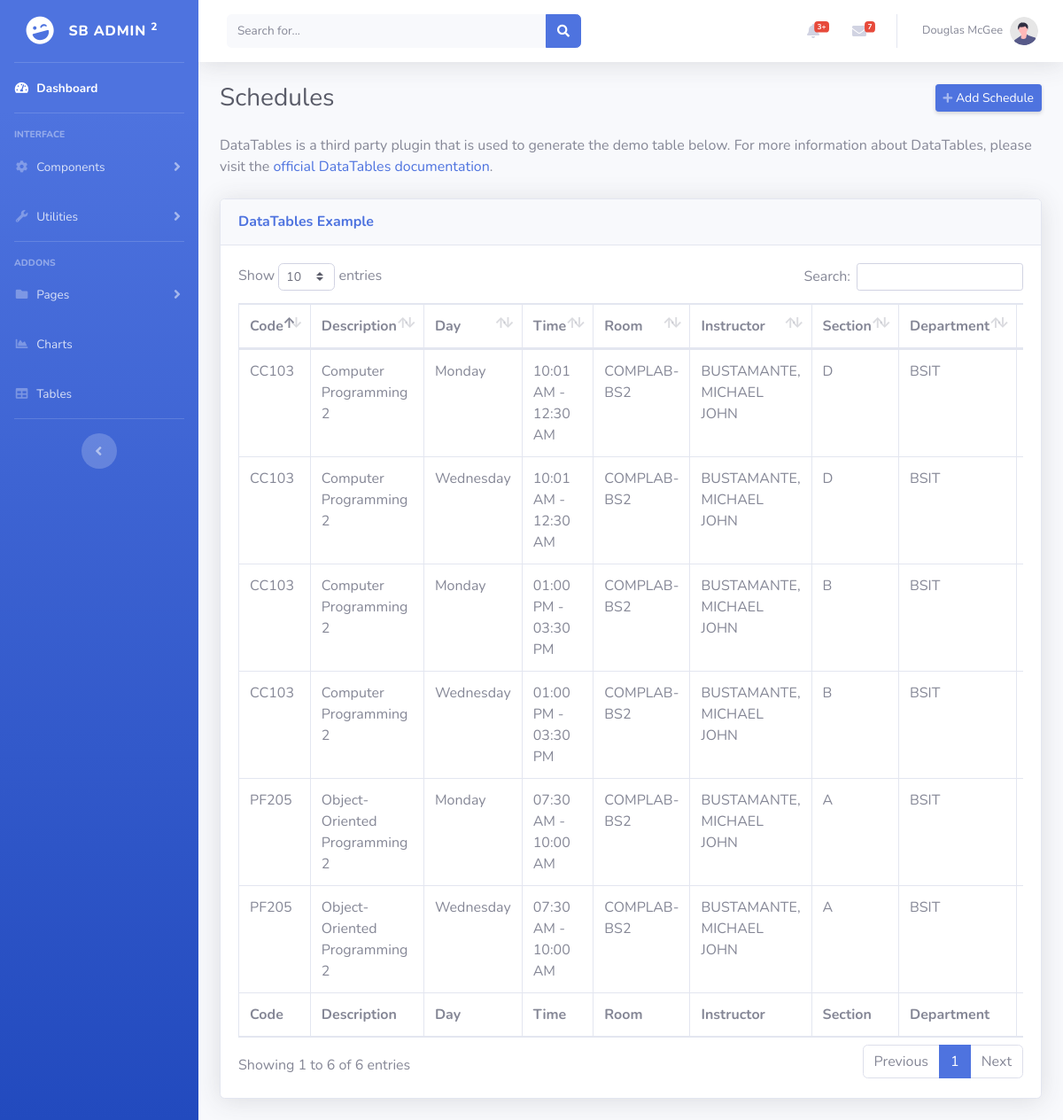
/admin/sched-table.php, run on an earlier commit of the app's database.
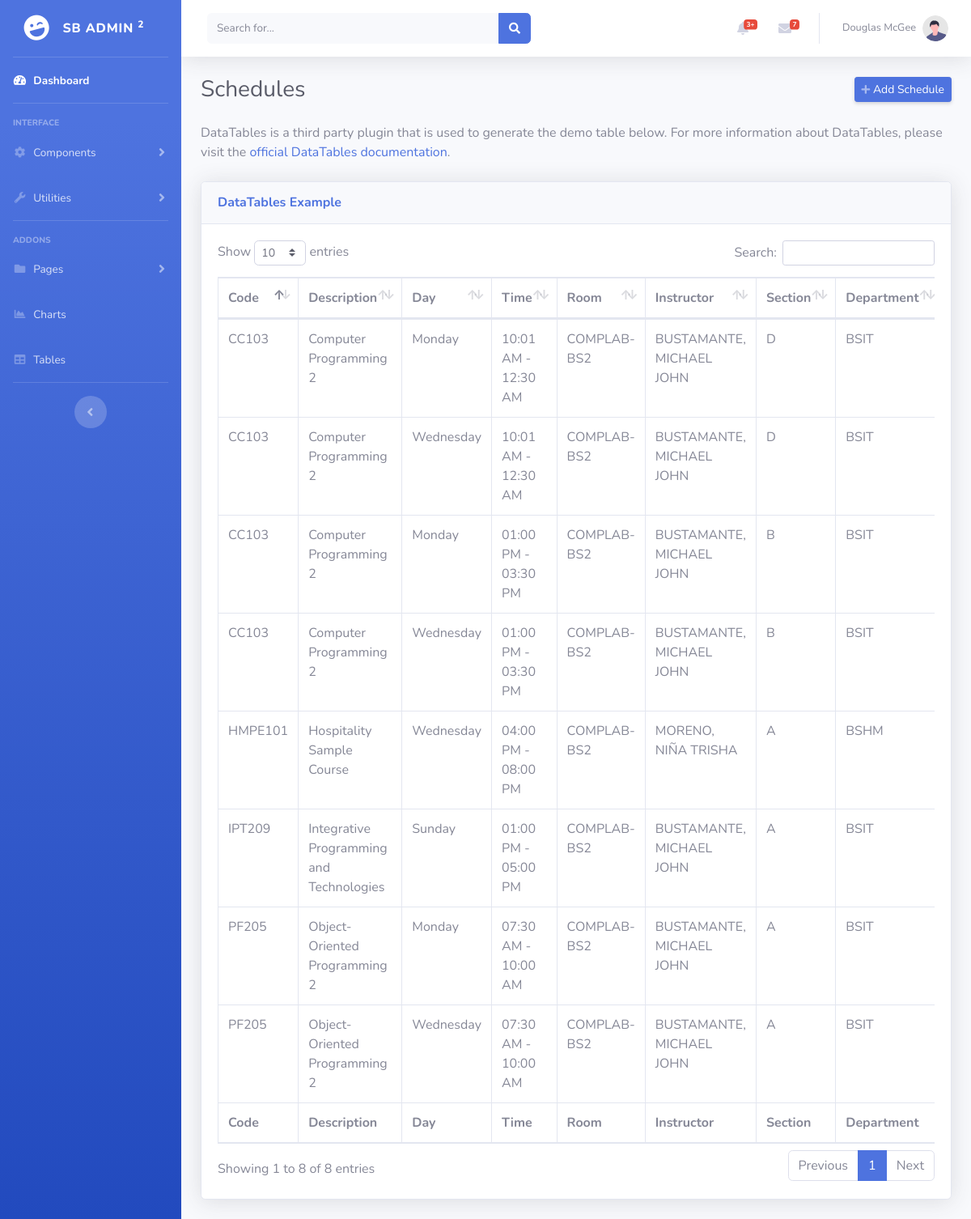
And on a later commit of the database.
### tables this page shows
CREATE TABLE `tbl_sched` (
  `sched_id` int(10) NOT NULL,
  `sy_id` int(10) NOT NULL,
  `sem_id` int(10) NOT NULL,
  `ins_id` int(10) NOT NULL,
  `sbj_id` int(50) NOT NULL,
  `day_id` int(10) NOT NULL,
  `yr_id` int(10) NOT NULL,
  `sec_id` int(10) NOT NULL,
  `start_time` time NOT NULL,
  `end_time` time NOT NULL,
  `room_id` int(10) NOT NULL,
  `course_id` int(10) NOT NULL
);

CREATE TABLE `tbl_subject` (
  `sbj_id` int(10) NOT NULL,
  `sbj_code` varchar(20) NOT NULL,
  `sbj_desc` varchar(300) NOT NULL,
  `lab_units` int(10) NOT NULL,
  `lec_units` int(10) NOT NULL
);

CREATE TABLE `tbl_day` (
  `day_id` int(10) NOT NULL,
  `day_desc` varchar(50) NOT NULL
);

CREATE TABLE `tbl_room` (
  `room_id` int(10) NOT NULL,
  `room_desc` varchar(50) NOT NULL
);

CREATE TABLE `tbl_instructor` (
  `ins_id` int(10) NOT NULL,
  `ins_name` varchar(50) NOT NULL,
  `ins_dept` varchar(50) NOT NULL,
  `ins_status` varchar(20) NOT NULL
);

CREATE TABLE `tbl_section` (
  `sec_id` int(10) NOT NULL,
  `sec_desc` varchar(10) NOT NULL
);

CREATE TABLE `tbl_course` (
  `course_id` int(20) NOT NULL,
  `course_code` varchar(20) NOT NULL,
  `course_desc` varchar(200) NOT NULL
);

### admin/sched-table.php (the view, shortened to what this page needs)
<?php
include_once '../templates/header.php';
?>
                <div class="container-fluid">
                <div class="d-sm-flex align-items-center justify-content-between mb-4">
                        <h1 class="h3 mb-0 text-gray-800">Schedules</h1>
                        <a href="add-sched.php" class="d-none d-sm-inline-block btn btn-sm btn-primary shadow-sm"><i
                                class="fas fa-plus fa-sm text-white-50"></i> Add Schedule</a>
                    </div>
                    <p class="mb-4">DataTables is a third party plugin that is used to generate the demo table below.
                        For more information about DataTables, please visit the <a target="_blank"
                            href="https://datatables.net">official DataTables documentation</a>.</p>
                    <div class="card shadow mb-4">
                        <div class="card-header py-3">
                            <h6 class="m-0 font-weight-bold text-primary">DataTables Example</h6>
                        </div>
                        <div class="card-body">
                            <div class="table-responsive">
                                <table class="table table-bordered" id="dataTable" width="100%" cellspacing="0">
                                    <thead>
                                        <tr>
                                        <th>Code</th>
                                        <th>Description</th>
                                        <th>Day</th>
                                        <th>Time</th>
                                        <th>Room</th>
                                        <th>Instructor</th>
                                        <th>Section</th>
                                        <th>Department</th>
                                        <th>Action</th>
                                        </tr>
                                    </thead>
                                    <tfoot>
                                        <tr>
                                        <th>Code</th>
                                        <th>Description</th>
                                        <th>Day</th>
                                        <th>Time</th>
                                        <th>Room</th>
                                        <th>Instructor</th>
                                        <th>Section</th>
                                        <th>Department</th>
                                        <th>Action</th>
                                        </tr>
                                    </tfoot>
                                    <tbody>
                                    <?php
                                        $database = new Connection();
                                        $db = $database->open();
                                        try{
                                            $sql = 'SELECT *
                                                    FROM tbl_sched
                                                    INNER JOIN tbl_subject
                                                    ON tbl_sched.sbj_id = tbl_subject.sbj_id
                                                    INNER JOIN tbl_day
                                                    ON tbl_sched.day_id = tbl_day.day_id
                                                    INNER JOIN tbl_room
                                                    ON tbl_sched.room_id = tbl_room.room_id
                                                    INNER JOIN tbl_instructor
                                                    ON tbl_sched.ins_id = tbl_instructor.ins_id
                                                    INNER JOIN tbl_section
                                                    ON tbl_sched.sec_id = tbl_section.sec_id
                                                    INNER JOIN tbl_course
                                                    ON tbl_sched.course_id = tbl_course.course_id';
                                            foreach ($db->query($sql) as $row) {
                                            ?>
                                                <tr>
                                                    <td><?php echo $row["sbj_code"]?></td>
                                                    <td><?php echo $row["sbj_desc"]?></td>
                                                    <td><?php echo $row["day_desc"]?></td>
                                                    <td><?php echo date('h:i A', strtotime($row['start_time']))?> - <?php echo date('h:i A', strtotime($row['end_time']))?></td>
                                                    <td><?php echo $row["room_desc"]?></td>
                                                    <td><?php echo $row["ins_name"]?></td>
                                                    <td><?php echo $row["sec_desc"]?></td>
                                                    <td><?php echo $row["course_code"]?></td>
                                                    <td>
                                                    </td>
                                                </tr>
                                                <?php
                                            }
                                        }
                                        catch(PDOException $e){
                                            echo "There is some problem in connection: " . $e->getMessage();
                                        }
                                    ?>
                                    </tbody>
                                </table>
                            </div>
                        </div>
                    </div>
                </div>
<?php
include_once '../templates/footer.php';
?>

### templates/header.php (shortened to what this page needs)
<!DOCTYPE html>
<html lang="en">
<head>
    <link href="../vendor/fontawesome-free/css/all.min.css" rel="stylesheet" type="text/css">
    <link href="../css/sb-admin-2.min.css" rel="stylesheet">
    <link href="../vendor/datatables/dataTables.bootstrap4.min.css" rel="stylesheet">
</head>
<body id="page-top">
    <div id="wrapper">
        <ul class="navbar-nav bg-gradient-primary sidebar sidebar-dark accordion" id="accordionSidebar">
            <a class="sidebar-brand d-flex align-items-center justify-content-center" href="index.html">
                <div class="sidebar-brand-icon rotate-n-15">
                    <i class="fas fa-laugh-wink"></i>
                </div>
                <div class="sidebar-brand-text mx-3">SB Admin <sup>2</sup></div>
            </a>
            <hr class="sidebar-divider my-0">
            <li class="nav-item active">
                <a class="nav-link" href="index.html">
                    <i class="fas fa-fw fa-tachometer-alt"></i>
                    <span>Dashboard</span></a>
            </li>
            <hr class="sidebar-divider">
            <div class="sidebar-heading">
                Interface
            </div>
            <li class="nav-item">
                <a class="nav-link collapsed" href="#" data-toggle="collapse" data-target="#collapseTwo"
                    aria-expanded="true" aria-controls="collapseTwo">
                    <i class="fas fa-fw fa-cog"></i>
                    <span>Components</span>
                </a>
            </li>
            <li class="nav-item">
                <a class="nav-link collapsed" href="#" data-toggle="collapse" data-target="#collapseUtilities"
                    aria-expanded="true" aria-controls="collapseUtilities">
                    <i class="fas fa-fw fa-wrench"></i>
                    <span>Utilities</span>
                </a>
            </li>
            <hr class="sidebar-divider">
            <div class="sidebar-heading">
                Addons
            </div>
            <li class="nav-item">
                <a class="nav-link collapsed" href="#" data-toggle="collapse" data-target="#collapsePages"
                    aria-expanded="true" aria-controls="collapsePages">
                    <i class="fas fa-fw fa-folder"></i>
                    <span>Pages</span>
                </a>
            </li>
            <li class="nav-item">
                <a class="nav-link" href="charts.html">
                    <i class="fas fa-fw fa-chart-area"></i>
                    <span>Charts</span></a>
            </li>
            <li class="nav-item">
                <a class="nav-link" href="tables.html">
                    <i class="fas fa-fw fa-table"></i>
                    <span>Tables</span></a>
            </li>
            <hr class="sidebar-divider d-none d-md-block">
            <div class="text-center d-none d-md-inline">
                <button class="rounded-circle border-0" id="sidebarToggle"></button>
            </div>
        </ul>
        <div id="content-wrapper" class="d-flex flex-column">
            <div id="content">
                <nav class="navbar navbar-expand navbar-light bg-white topbar mb-4 static-top shadow">
                    <form
                        class="d-none d-sm-inline-block form-inline mr-auto ml-md-3 my-2 my-md-0 mw-100 navbar-search">
                        <div class="input-group">
                            <input type="text" class="form-control bg-light border-0 small" placeholder="Search for..."
                                aria-label="Search" aria-describedby="basic-addon2">
                            <div class="input-group-append">
                                <button class="btn btn-primary" type="button">
                                    <i class="fas fa-search fa-sm"></i>
                                </button>
                            </div>
                        </div>
                    </form>
                    <ul class="navbar-nav ml-auto">
                        <li class="nav-item dropdown no-arrow mx-1">
                            <a class="nav-link dropdown-toggle" href="#" id="alertsDropdown" role="button"
                                data-toggle="dropdown" aria-haspopup="true" aria-expanded="false">
                                <i class="fas fa-bell fa-fw"></i>
                                <span class="badge badge-danger badge-counter">3+</span>
                            </a>
                        </li>
                        <li class="nav-item dropdown no-arrow mx-1">
                            <a class="nav-link dropdown-toggle" href="#" id="messagesDropdown" role="button"
                                data-toggle="dropdown" aria-haspopup="true" aria-expanded="false">
                                <i class="fas fa-envelope fa-fw"></i>
                                <span class="badge badge-danger badge-counter">7</span>
                            </a>
                        </li>
                        <li class="nav-item dropdown no-arrow">
                            <a class="nav-link dropdown-toggle" href="#" id="userDropdown" role="button"
                                data-toggle="dropdown" aria-haspopup="true" aria-expanded="false">
                                <span class="mr-2 d-none d-lg-inline text-gray-600 small">Douglas McGee</span>
                                <img class="img-profile rounded-circle"
                                    src="../img/undraw_profile.svg">
                            </a>
                        </li>
                    </ul>
                </nav>

### templates/footer.php (shortened to what this page needs)
</div>
</body>
</html>

What changed in the data, as far as the page shows it:
added tbl_sched: sbj.sbj_code "IPT209", sbj.sbj_desc "Integrative Programming and Technologies", day.day_desc "Sunday", start_time "01:00 PM", end_time "05:00 PM", room.room_desc "COMPLAB-BS2", ins.ins_name "BUSTAMANTE, MICHAEL JOHN", sec.sec_desc "A", course.course_code "BSIT"
added tbl_sched: sbj.sbj_code "HMPE101", sbj.sbj_desc "Hospitality Sample Course", day.day_desc "Wednesday", start_time "04:00 PM", end_time "08:00 PM", room.room_desc "COMPLAB-BS2", ins.ins_name "MORENO, NIÑA TRISHA", sec.sec_desc "A", course.course_code "BSHM"
Also different on the page:
text written by a page script: "Show entries Search: Showing 1 to 6 of 6 entries Previous 1 Next" → "Show entries Search: Showing 1 to 8 of 8 entries Previous 1 Next"
